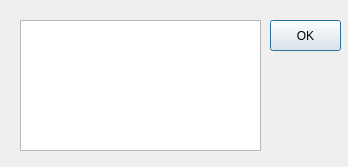
<?xml version="1.0" encoding="UTF-8"?>
<ui version="4.0">
 <class>GSVersion</class>
 <widget class="QDialog" name="GSVersion">
  <property name="geometry">
   <rect>
    <x>0</x>
    <y>0</y>
    <width>348</width>
    <height>167</height>
   </rect>
  </property>
  <property name="windowTitle">
   <string>About GS Controler</string>
  </property>
  <widget class="QPushButton" name="ok">
   <property name="geometry">
    <rect>
     <x>270</x>
     <y>20</y>
     <width>71</width>
     <height>31</height>
    </rect>
   </property>
   <property name="text">
    <string>OK</string>
   </property>
  </widget>
  <widget class="QTextEdit" name="textEdit">
   <property name="geometry">
    <rect>
     <x>20</x>
     <y>20</y>
     <width>241</width>
     <height>131</height>
    </rect>
   </property>
   <property name="styleSheet">
    <string notr="true">font: 14pt &quot;Ubuntu&quot;;</string>
   </property>
   <property name="html">
    <string>&lt;!DOCTYPE HTML PUBLIC &quot;-//W3C//DTD HTML 4.0//EN&quot; &quot;http://www.w3.org/TR/REC-html40/strict.dtd&quot;&gt;
&lt;html&gt;&lt;head&gt;&lt;meta name=&quot;qrichtext&quot; content=&quot;1&quot; /&gt;&lt;style type=&quot;text/css&quot;&gt;
p, li { white-space: pre-wrap; }
&lt;/style&gt;&lt;/head&gt;&lt;body style=&quot; font-family:'Ubuntu'; font-size:14pt; font-weight:400; font-style:normal;&quot;&gt;
&lt;p style=&quot;-qt-paragraph-type:empty; margin-top:0px; margin-bottom:0px; margin-left:0px; margin-right:0px; -qt-block-indent:0; text-indent:0px; font-size:11pt;&quot;&gt;&lt;br /&gt;&lt;/p&gt;&lt;/body&gt;&lt;/html&gt;</string>
   </property>
  </widget>
 </widget>
 <resources/>
 <connections/>
</ui>
